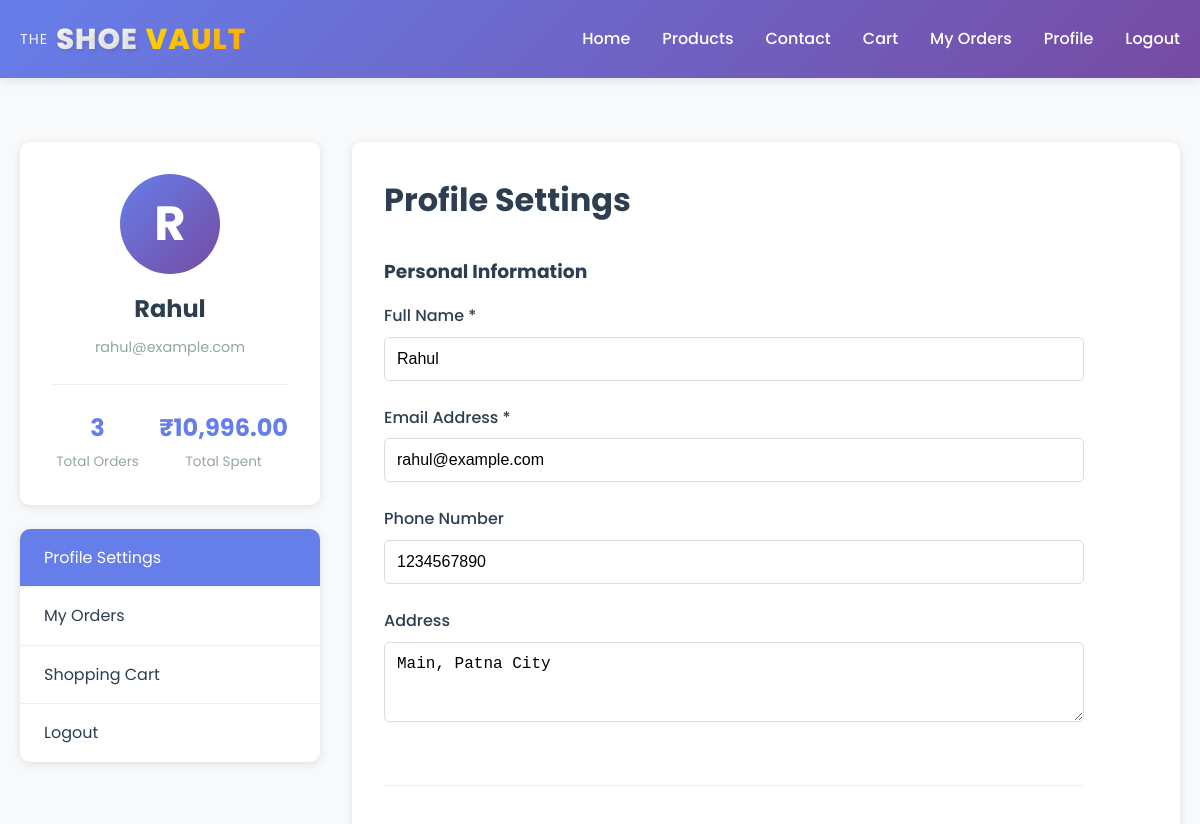
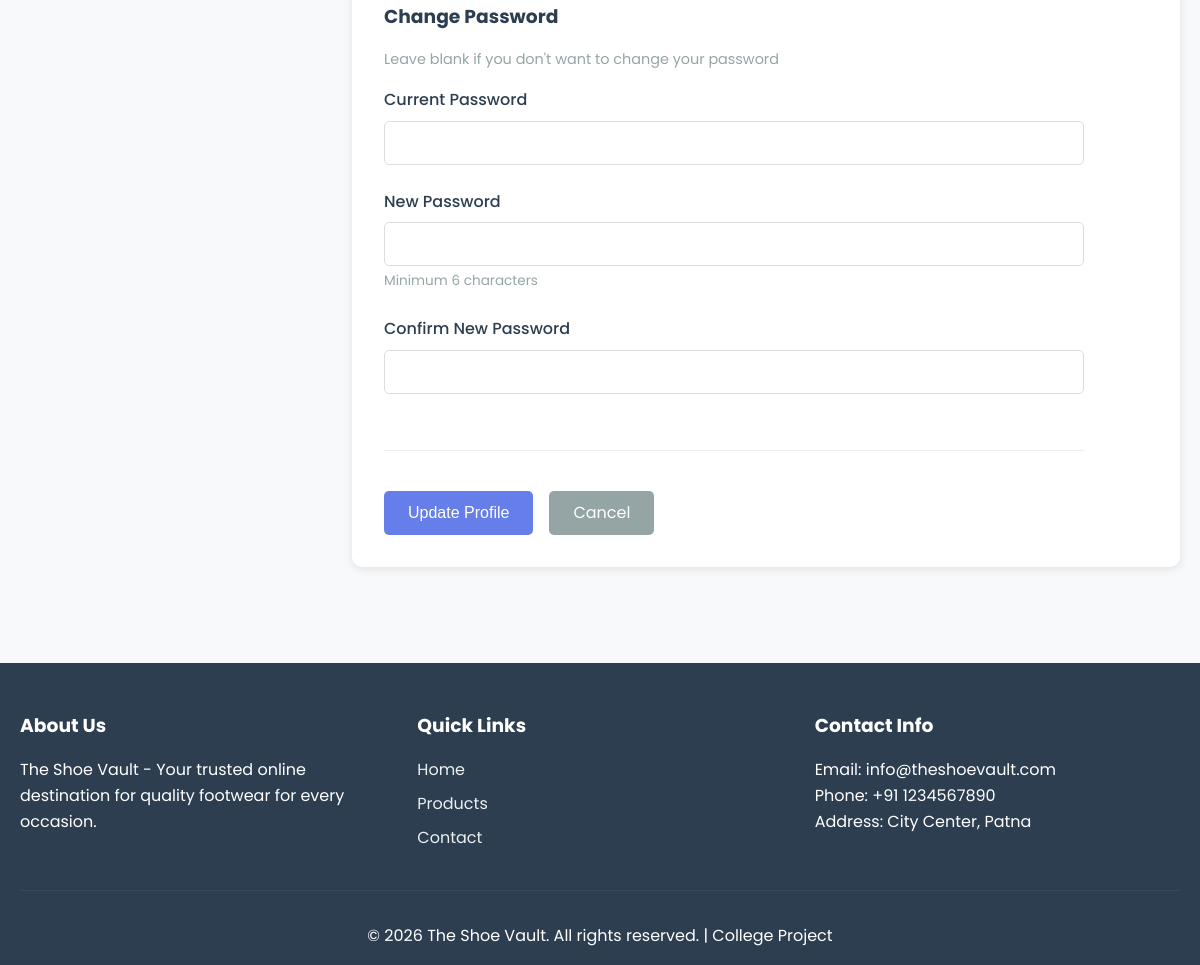
The app's page /profile.php (signed in) with its own data (2 pictures, top to bottom).
### tables this page shows
CREATE TABLE `users` (
  `id` int(11) NOT NULL,
  `name` varchar(100) NOT NULL,
  `email` varchar(100) NOT NULL,
  `password` varchar(255) NOT NULL,
  `phone` varchar(20) DEFAULT NULL,
  `address` text DEFAULT NULL,
  `role` enum('admin','customer') DEFAULT 'customer',
  `created_at` timestamp NOT NULL DEFAULT current_timestamp(),
  `updated_at` timestamp NOT NULL DEFAULT current_timestamp() ON UPDATE current_timestamp()
);

### includes/config.php (called while the page is built, shortened)
<?php
function formatPrice($price)
{
    return '₹' . number_format($price, 2);
}

### profile.php (the view, shortened to what this page needs)
<?php
require_once 'includes/config.php';
$userId = $_SESSION['user_id'];
$userQuery = "SELECT * FROM users WHERE id = $userId";
$userResult = mysqli_query($conn, $userQuery);
$user = mysqli_fetch_assoc($userResult);
$statsQuery = "SELECT COUNT(*) as total_orders,
               COALESCE(SUM(total_amount), 0) as total_spent
               FROM orders WHERE user_id = $userId";
$statsResult = mysqli_query($conn, $statsQuery);
$stats = mysqli_fetch_assoc($statsResult);
include 'includes/header.php';
?>
<div class="container">
    <div class="profile-layout">
        <div class="profile-sidebar">
            <div class="profile-card">
                <div class="profile-avatar">
                    <?php echo strtoupper(substr($user['name'], 0, 1)); ?>
                </div>
                <h2><?php echo htmlspecialchars($user['name']); ?></h2>
                <p class="profile-email"><?php echo htmlspecialchars($user['email']); ?></p>
                <div class="profile-stats">
                    <div class="stat-item">
                        <span class="stat-value"><?php echo $stats['total_orders']; ?></span>
                        <span class="stat-label">Total Orders</span>
                    </div>
                    <div class="stat-item">
                        <span class="stat-value"><?php echo formatPrice($stats['total_spent']); ?></span>
                        <span class="stat-label">Total Spent</span>
                    </div>
                </div>
            </div>
            <div class="profile-menu">
                <a href="profile.php" class="active">Profile Settings</a>
                <a href="orders.php">My Orders</a>
                <a href="cart.php">Shopping Cart</a>
                <a href="logout.php">Logout</a>
            </div>
        </div>
        <div class="profile-content">
            <h1>Profile Settings</h1>
            <form method="POST" action="profile.php" class="profile-form">
                <div class="form-section">
                    <h3>Personal Information</h3>
                    <div class="form-group">
                        <label for="name">Full Name *</label>
                        <input type="text" id="name" name="name" required
                               value="<?php echo htmlspecialchars($user['name']); ?>">
                    </div>
                    <div class="form-group">
                        <label for="email">Email Address *</label>
                        <input type="email" id="email" name="email" required
                               value="<?php echo htmlspecialchars($user['email']); ?>">
                    </div>
                    <div class="form-group">
                        <label for="phone">Phone Number</label>
                        <input type="text" id="phone" name="phone"
                               value="<?php echo htmlspecialchars($user['phone'] ?? ''); ?>">
                    </div>
                    <div class="form-group">
                        <label for="address">Address</label>
                        <textarea id="address" name="address" rows="3"><?php echo htmlspecialchars($user['address'] ?? ''); ?></textarea>
                    </div>
                </div>
                <div class="form-section">
                    <h3>Change Password</h3>
                    <p class="form-hint">Leave blank if you don't want to change your password</p>
                    <div class="form-group">
                        <label for="current_password">Current Password</label>
                        <input type="password" id="current_password" name="current_password">
                    </div>
                    <div class="form-group">
                        <label for="new_password">New Password</label>
                        <input type="password" id="new_password" name="new_password" minlength="6">
                        <small>Minimum 6 characters</small>
                    </div>
                    <div class="form-group">
                        <label for="confirm_password">Confirm New Password</label>
                        <input type="password" id="confirm_password" name="confirm_password">
                    </div>
                </div>
                <div class="form-actions">
                    <button type="submit" class="btn btn-primary">Update Profile</button>
                    <a href="index.php" class="btn btn-secondary">Cancel</a>
                </div>
            </form>
        </div>
    </div>
</div>
<?php include 'includes/footer.php'; ?>

### assets/css/style.css (style rules this page uses)
* { margin: 0; padding: 0; box-sizing: border-box; }
body { font-family: 'Poppins', -apple-system, BlinkMacSystemFont, 'Segoe UI', Roboto, 'Helvetica Neue', Arial, sans-serif; line-height: 1.6; color: #333; background-color: #f8f9fa; }
.container { max-width: 1200px; margin: 0 auto; padding: 0 20px; }
.btn { display: inline-block; padding: 0.6rem 1.5rem; border: none; border-radius: 5px; cursor: pointer; text-decoration: none; font-size: 1rem; transition: all 0.3s; text-align: center; }
.btn-primary { background: #667eea; color: white; }
.btn-secondary { background: #95a5a6; color: white; }
.form-group { margin-bottom: 1.5rem; }
.form-group label { display: block; margin-bottom: 0.5rem; font-weight: 500; color: #2c3e50; }
.form-group input, .form-group textarea, .form-group select { width: 100%; padding: 0.75rem; border: 1px solid #ddd; border-radius: 5px; font-size: 1rem; }
.form-group small { display: block; margin-top: 0.25rem; color: #95a5a6; font-size: 0.85rem; }
.form-actions { display: flex; gap: 1rem; margin-top: 1.5rem; }
.profile-layout { display: grid; grid-template-columns: 300px 1fr; gap: 2rem; margin-top: 2rem; }
.profile-sidebar { display: flex; flex-direction: column; gap: 1.5rem; }
.profile-card { background: white; padding: 2rem; border-radius: 10px; box-shadow: 0 2px 10px rgba(0,0,0,0.1); text-align: center; }
.profile-avatar { width: 100px; height: 100px; margin: 0 auto 1rem; background: linear-gradient(135deg, #667eea 0%, #764ba2 100%); color: white; border-radius: 50%; display: flex; align-items: center; justify-content: center; font-size: 3rem; font-weight: bold; }
.profile-card h2 { margin-bottom: 0.5rem; color: #2c3e50; }
.profile-email { color: #95a5a6; font-size: 0.9rem; margin-bottom: 1.5rem; }
.profile-stats { display: grid; grid-template-columns: 1fr 1fr; gap: 1rem; margin-top: 1.5rem; padding-top: 1.5rem; border-top: 1px solid #ecf0f1; }
.stat-item { display: flex; flex-direction: column; align-items: center; }
.stat-value { font-size: 1.5rem; font-weight: bold; color: #667eea; }
.stat-label { font-size: 0.85rem; color: #95a5a6; margin-top: 0.25rem; }
.profile-menu { background: white; border-radius: 10px; box-shadow: 0 2px 10px rgba(0,0,0,0.1); overflow: hidden; }
.profile-menu a { display: block; padding: 1rem 1.5rem; color: #2c3e50; text-decoration: none; border-bottom: 1px solid #ecf0f1; transition: all 0.3s; }
.profile-menu a:last-child { border-bottom: none; }
.profile-menu a:hover, .profile-menu a.active { background: #667eea; color: white; }
.profile-content { background: white; padding: 2rem; border-radius: 10px; box-shadow: 0 2px 10px rgba(0,0,0,0.1); }
.profile-content h1 { margin-bottom: 2rem; color: #2c3e50; }
.profile-form { max-width: 700px; }
.form-section { margin-bottom: 2.5rem; padding-bottom: 2rem; border-bottom: 1px solid #ecf0f1; }
.form-section h3 { margin-bottom: 1rem; color: #2c3e50; }
.form-hint { color: #95a5a6; font-size: 0.9rem; margin-bottom: 1rem; }

### records on screen
users: name "R", name "Rahul", email "rahul@example.com", phone "1234567890", address "Main, Patna City"

### other values on screen
$stats['total_orders'] "3"
formatPrice($stats['total_spent']) "₹10,996.00"
